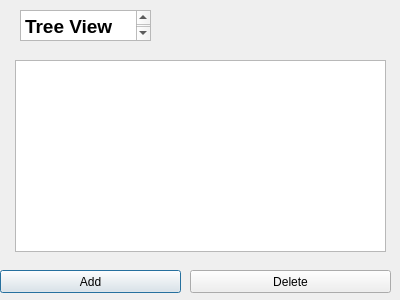
<?xml version="1.0" encoding="UTF-8"?>
<ui version="4.0">
 <class>Dialog3</class>
 <widget class="QDialog" name="Dialog3">
  <property name="geometry">
   <rect>
    <x>0</x>
    <y>0</y>
    <width>400</width>
    <height>300</height>
   </rect>
  </property>
  <property name="windowTitle">
   <string>Dialog</string>
  </property>
  <widget class="QPushButton" name="pushButton">
   <property name="geometry">
    <rect>
     <x>0</x>
     <y>270</y>
     <width>181</width>
     <height>23</height>
    </rect>
   </property>
   <property name="text">
    <string>Add</string>
   </property>
  </widget>
  <widget class="QPushButton" name="pushButton_2">
   <property name="geometry">
    <rect>
     <x>190</x>
     <y>270</y>
     <width>201</width>
     <height>23</height>
    </rect>
   </property>
   <property name="text">
    <string>Delete</string>
   </property>
  </widget>
  <widget class="QTextBrowser" name="textBrowser">
   <property name="geometry">
    <rect>
     <x>20</x>
     <y>10</y>
     <width>131</width>
     <height>31</height>
    </rect>
   </property>
   <property name="html">
    <string>&lt;!DOCTYPE HTML PUBLIC &quot;-//W3C//DTD HTML 4.0//EN&quot; &quot;http://www.w3.org/TR/REC-html40/strict.dtd&quot;&gt;
&lt;html&gt;&lt;head&gt;&lt;meta name=&quot;qrichtext&quot; content=&quot;1&quot; /&gt;&lt;style type=&quot;text/css&quot;&gt;
p, li { white-space: pre-wrap; }
&lt;/style&gt;&lt;/head&gt;&lt;body style=&quot; font-family:'MS Shell Dlg 2'; font-size:8.25pt; font-weight:400; font-style:normal;&quot;&gt;
&lt;p style=&quot; margin-top:0px; margin-bottom:0px; margin-left:0px; margin-right:0px; -qt-block-indent:0; text-indent:0px;&quot;&gt;&lt;span style=&quot; font-size:14pt; font-weight:600;&quot;&gt;Tree View&lt;/span&gt;&lt;/p&gt;&lt;/body&gt;&lt;/html&gt;</string>
   </property>
  </widget>
  <widget class="QTreeView" name="treeView">
   <property name="geometry">
    <rect>
     <x>15</x>
     <y>60</y>
     <width>371</width>
     <height>192</height>
    </rect>
   </property>
  </widget>
 </widget>
 <resources/>
 <connections/>
</ui>
